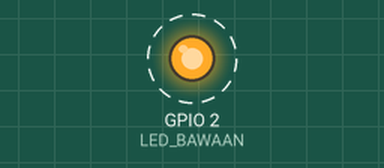
Recording of a sketch running on a simulated ESP32. Shown: output pins drawn as LEDs (lit = HIGH). Dashed ring = blinking. What the sketch prints to the serial monitor is not drawn.

Above: at 1.5 s.
Timing chart, 0 to 5.6 s (numbered marks = the images above):
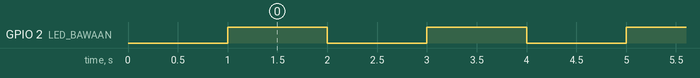

The sketch:

p1_uji_upload.ino
```cpp
// BAB 5 — Program 1: Uji Upload
// LED biru bawaan board ESP32 DEVKIT V1 berkedip setiap 1 detik,
// dan setiap perubahan dilaporkan ke Serial Monitor.

#define LED_BAWAAN 2  // LED biru bawaan board terhubung ke IO2

void setup() {
  Serial.begin(115200);         // kecepatan komunikasi dengan Serial Monitor
  pinMode(LED_BAWAAN, OUTPUT);  // jadikan IO2 sebagai output
  delay(1000);                  // beri waktu Serial Monitor tersambung
  Serial.println("Halo! ESP32 siap dipakai.");
}

void loop() {
  digitalWrite(LED_BAWAAN, HIGH);  // LED menyala
  Serial.println("LED menyala");
  delay(1000);                     // tunggu 1 detik

  digitalWrite(LED_BAWAAN, LOW);   // LED mati
  Serial.println("LED mati");
  delay(1000);                     // tunggu 1 detik
}
```

Measured:
- by itself, GPIO 2 (LED_BAWAAN): alternates HIGH for 1.0 s and LOW for 1.0 s
